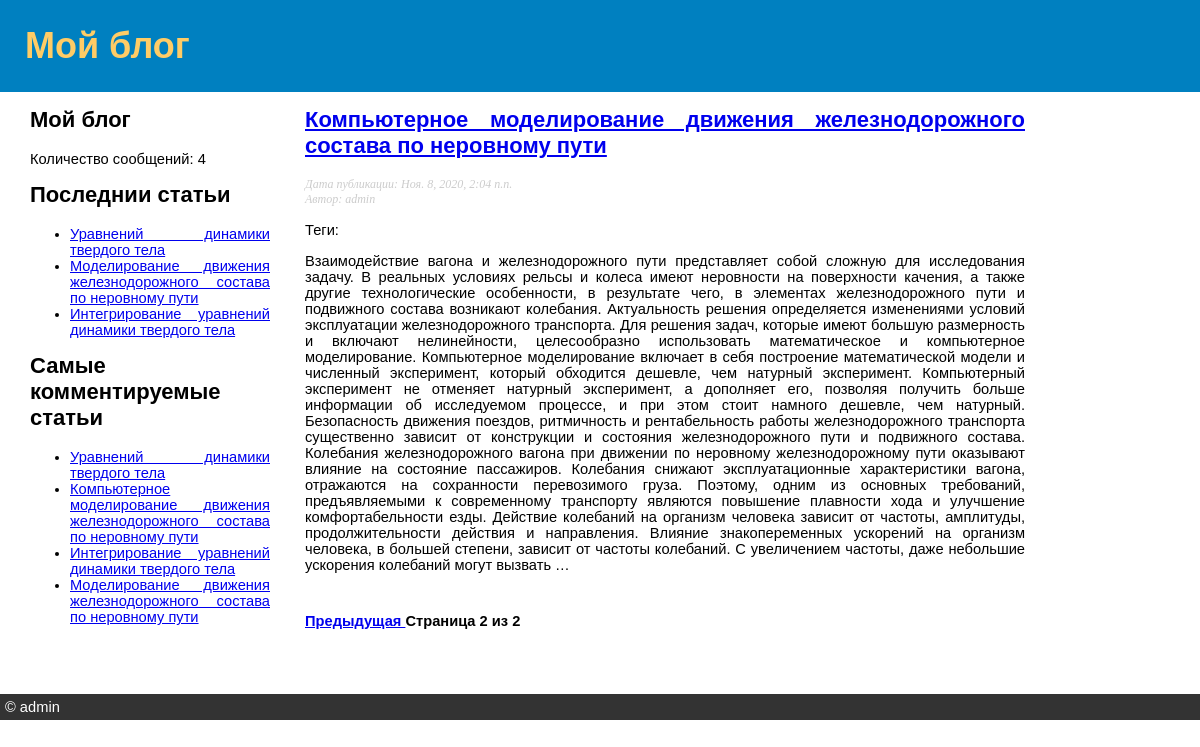
The app's page /?page=2, older data.
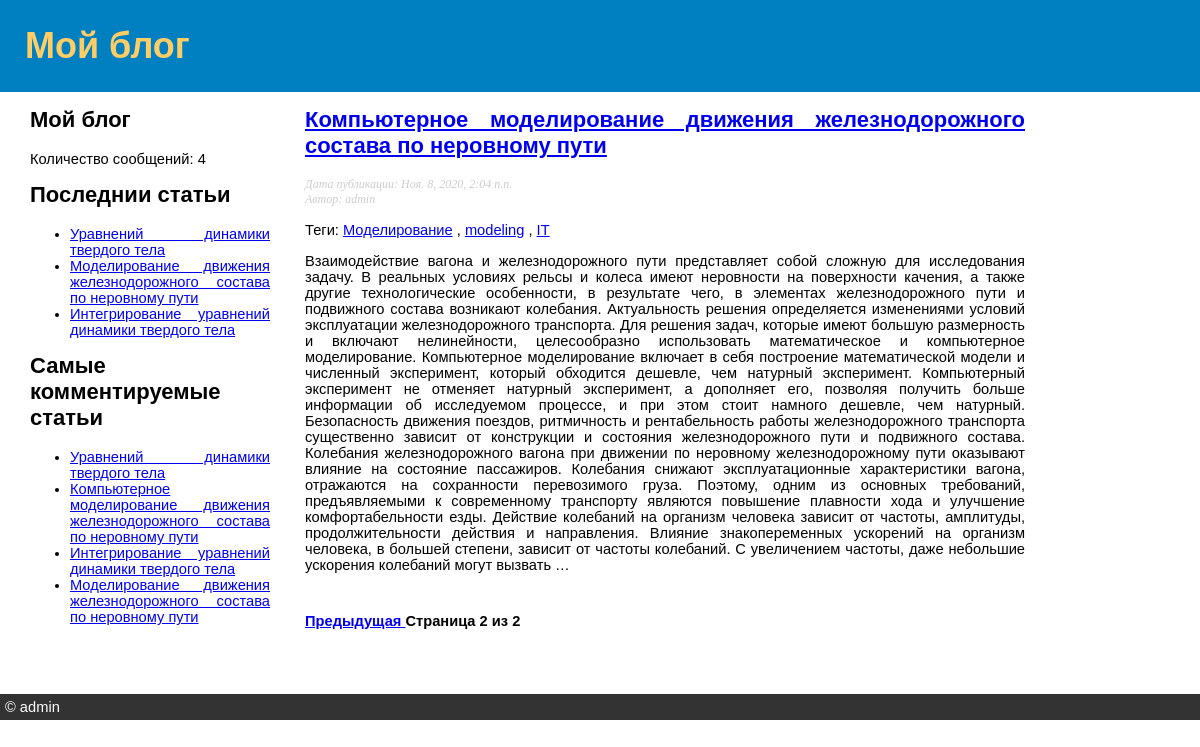
The same page, newer data.
### blog/models.py (models this page shows, shortened)
class Post(models.Model):
    STATUS_CHOICES = (('draft', 'Черновик'), ('published', 'Опубликовано'))
    title = models.CharField(verbose_name='Заголовок', max_length=250)
    slug = models.SlugField(verbose_name='URL', max_length=250,
                            unique_for_date='date_published')
    author = models.ForeignKey(User, verbose_name='Автор',
                                     on_delete=models.CASCADE,
                                     related_name='blog_posts')
    body = RichTextUploadingField(verbose_name='Содержание статьи')
    date_published = models.DateTimeField('Дата публикации статьи', default=timezone.now)
    created = models.DateTimeField(verbose_name='Дата создания статьи', auto_now_add=True)
    updated = models.DateTimeField(auto_now=True)
    status = models.CharField(verbose_name='Статус', max_length=10, choices=STATUS_CHOICES, default='draft')
    objects = models.Manager()
    published = PublishedManager()
    tags = TaggableManager()
    class Meta:
        ordering = ('-date_published',)
        verbose_name = 'статью'
        verbose_name_plural = 'Статьи'
    def get_absolute_url(self):
        return reverse('blog:post_detail', args=[self.date_published.year, self.date_published.month, self.date_published.day, self.slug])

### blog/views.py (the view)
# urls.py: path('', views.post_list, name='post_list'),
def post_list(request, tag_slug=None):
    object_list = Post.published.all()
    tag = None
    if tag_slug:
        tag = get_object_or_404(Tag, slug=tag_slug)
        object_list = object_list.filter(tags__in=[tag])
    paginator = Paginator(object_list, 3)
    page = request.GET.get('page')
    try:
        posts = paginator.page(page)
    except PageNotAnInteger:
        posts = paginator.page(1)
    except EmptyPage:
        posts = paginator.page(paginator.num_pages)
    return render(request, 'blog/post/list.html', {'page': page, 'posts': posts, 'tag': tag} )

### blog/models.py (called while the page is built)
    def get_queryset(self):
        return super(PublishedManager, self).get_queryset()\
                                            .filter(status='published')

### blog/templatetags/blog_tags.py (called while the page is built)
@register.simple_tag(name='total_posts')
def total_posts():
    return Post.published.count()

@register.simple_tag(name='get_most_commmented_posts')
def get_most_commmented_posts(count=5):
    return Post.published.annotate(total_comments=Count('comments')).\
                                   order_by('-total_comments')[:count]

@register.inclusion_tag('blog/post/latest_posts.html')
def show_latest_posts(count=5):
    latest_posts = Post.published.order_by('-date_published')[:count]
    return {'latest_posts': latest_posts}

### blog/templates/blog/post/list.html (shortened to what this page needs)
{% extends 'blog/base.html' %}
{% block content %}
    {% for post in posts %}
        <h2>
            <a href="{{ post.get_absolute_url }}">{{ post.title }}</a>
        </h2>
        <p class="date">
            Дата публикации: {{ post.date_published }} <br>
            Автор: {{ post.author }}
        </p>
        <p class="tags">
            Теги:
            {% for tag in post.tags.all %}
                <a href="{% url "blog:post_list_by_tag" tag.slug %}">{{ tag.name }}</a>
                {% if not forloop.last %}, {% endif %}
            {% endfor %}
        </p>
        {{ post.body|truncatewords_html:200|safe }}
    {% endfor %}
    {% include "pagination.html" with page=posts %}
{% endblock content %}

### blog/templates/blog/base.html (shortened to what this page needs)
{% load blog_tags %}
{% load static %}
<!DOCTYPE html>
<html>
<head>
  <link href="{% static 'css/blog.css' %}" rel="stylesheet">
</head>
 <body>
  <div id="header"><h1>Мой блог</h1></div>
  <div id="sidebar">
    <h2>Мой блог</h2>
    <p>Количество сообщений: {% total_posts %}</p>
    <h2>Последнии статьи</h2>
    {% show_latest_posts 3 %}
    <h2>Самые комментируемые статьи</h2>
    {% get_most_commmented_posts as most_commmented_posts %}
    <ul>
      {% for post in most_commmented_posts %}
        <li>
          <a href="{{ post.get_absolute_url }}">{{ post.title }}</a>
        </li>
      {% endfor %}
    </ul>
  </div>
  <div id="content">
    {% block content %}
    {% endblock content%}
  </div>
  <div id="footer">&copy; admin</div>
 </body>
</html>

### blog/templates/blog/post/latest_posts.html
<ul>
    {% for post in latest_posts %}
        <li>
            <a href="{{ post.get_absolute_url }}">{{ post.title }}</a>
        </li>
    {% endfor %}
</ul>

Row changes from the older to the newer data that the page shows:
added Tag: name "Моделирование", shown under Post "Компьютерное моделирование движения железнодорожного состава по неровному пути"
added Tag: name "modeling", shown under Post "Компьютерное моделирование движения железнодорожного состава по неровному пути"
added Tag: name "IT", shown under Post "Компьютерное моделирование движения железнодорожного состава по неровному пути"
